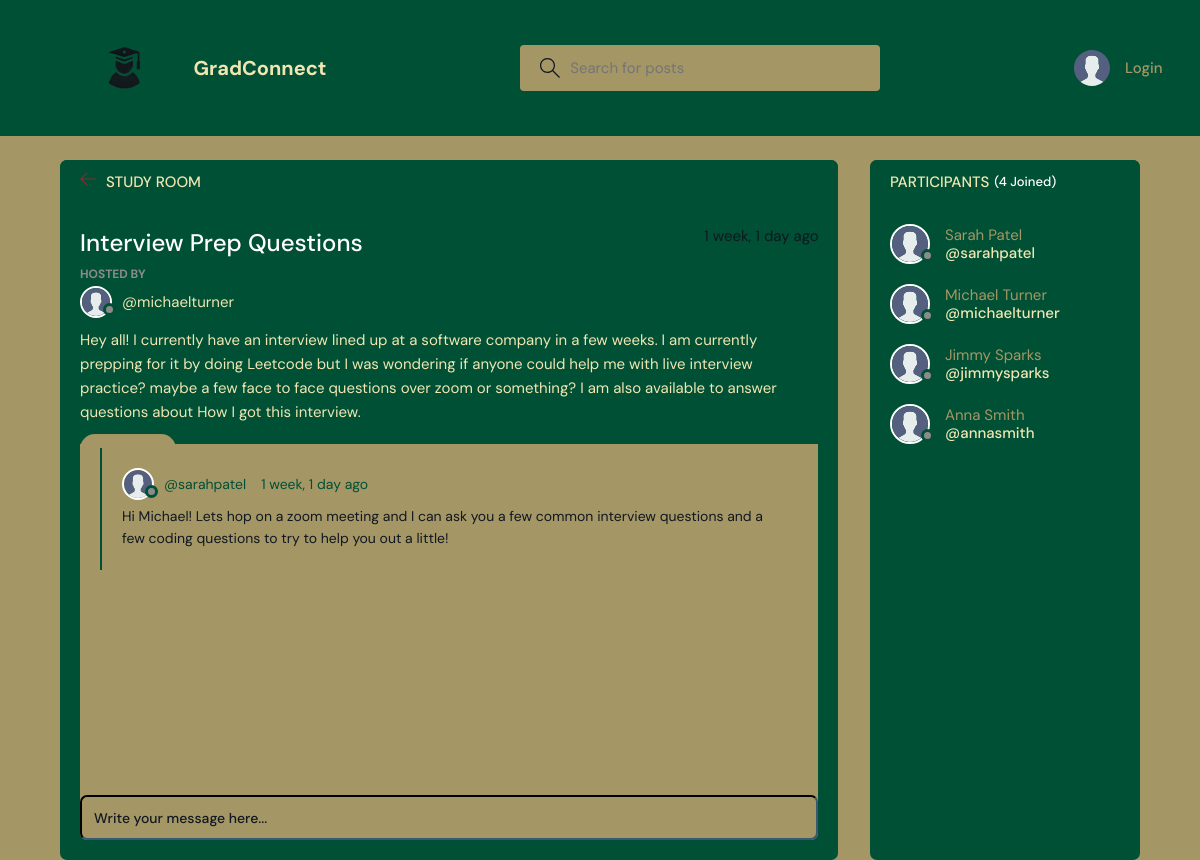
The page /room/23/ on the database its author committed.
### base/models.py (models this page shows, shortened)
class Room(models.Model):
    host = models.ForeignKey(User, on_delete=models.SET_NULL, null=True)
    topic = models.ForeignKey(Topic, on_delete=models.SET_NULL, null=True)
    name = models.CharField(max_length=200)
    description = models.TextField(null=True, blank=True)
    participants = models.ManyToManyField(
        User, related_name='participants', blank=True)
    updated = models.DateTimeField(auto_now=True)
    created = models.DateTimeField(auto_now_add=True)
    class Meta:
        ordering = ['-updated', '-created']

class User(AbstractUser):
    name = models.CharField(max_length=200, null=True)
    email = models.EmailField(unique=True, null=True)
    bio = models.TextField(null=True)
    skills = models.ManyToManyField(Skill, related_name="users", blank=True)
    avatar = models.ImageField(null=True, default="avatar.svg")
    USERNAME_FIELD = 'email'
    REQUIRED_FIELDS = ['username']

class Message(models.Model):
    user = models.ForeignKey(User, on_delete=models.CASCADE)
    room = models.ForeignKey(Room, on_delete=models.CASCADE)
    body = models.TextField()
    updated = models.DateTimeField(auto_now=True)
    created = models.DateTimeField(auto_now_add=True)
    class Meta:
        ordering = ['-updated', '-created']

### base/views.py (the view, shortened to what this page needs)
# urls.py: path('room/<str:pk>/', views.room, name="room"),
def room(request, pk):
    room = Room.objects.get(id=pk)
    room_messages = room.message_set.all()
    participants = room.participants.all()
    description = room.description
    context = {'room': room,'description': description, 'room_messages': room_messages,
               'participants': participants}
    return render(request, 'base/room.html', context)

### base/models.py (called while the page is built)
    def __str__(self):
        return self.name

### base/templates/base/room.html (shortened to what this page needs)
{% extends 'main.html' %}
{% block content %}
<main class="profile-page layout layout--2">
  <div class="container">
    <div class="room">
      <div class="room__top">
        <div class="room__topLeft">
          <a href="{% url 'home' %}">
            <svg version="1.1" xmlns="http://www.w3.org/2000/svg" width="32" height="32" viewBox="0 0 32 32">
              <title>arrow-left</title>
              <path
                d="M13.723 2.286l-13.723 13.714 13.719 13.714 1.616-1.611-10.96-10.96h27.625v-2.286h-27.625l10.965-10.965-1.616-1.607z">
              </path>
            </svg>
          </a>
          <h3>Study Room</h3>
        </div>
      </div>
      <div class="room__box scroll">
        <div class="room__header scroll">
          <div class="room__info">
            <h3>{{room.name}}</h3>
            <span>{{room.created|timesince}} ago</span>
          </div>
          <div class="room__hosted">
            <p>Hosted By</p>
            <a href="{% url 'user-profile' room.host.id %}" class="room__author">
              <div class="avatar avatar--small">
                <img src="{{room.host.avatar.url}}" />
              </div>
              <span>@{{room.host.username}}</span>
            </a>
          </div>
          <div class="room__details">
            {{room.description}}
          </div>
          <span class="room__topics">{{room.topic}}</span>
        </div>
        <div class="room__conversation">
          <div class="threads scroll">
            {% for message in room_messages %}
            <div class="thread">
              <div class="thread__top">
                <div class="thread__author">
                  <a href="{% url 'user-profile' message.user.id %}" class="thread__authorInfo">
                    <div class="avatar avatar--small">
                      <img src="{{message.user.avatar.url}}" />
                    </div>
                    <span>@{{message.user.username}}</span>
                  </a>
                  <span class="thread__date">{{message.created|timesince}} ago</span>
                </div>
              </div>
              <div class="thread__details">
                {{message.body}}
              </div>
            </div>
            {% endfor %}
          </div>
        </div>
      </div>
      <div class="room__message">
        <form action="" method="POST">
          <input name="body" placeholder="Write your message here..." />
        </form>
      </div>
    </div>
    <div class="participants">
      <h3 class="participants__top">Participants <span>({{participants.count}} Joined)</span></h3>
      <div class="participants__list scroll">
        {% for user in participants %}
        <a href="{%  url 'user-profile' user.id %}" class="participant">
          <div class="avatar avatar--medium">
            <img src="{{user.avatar.url}}" />
          </div>
          <p>
            {{user.name}}
            <span>@{{user.username}}</span>
          </p>
        </a>
        {% endfor %}
      </div>
    </div>
  </div>
</main>
{% endblock content %}

### rows shown on the page
Room: name "Interview Prep Questions", created "1 week, 1 day", host.avatar (placeholder picture), host.username "michaelturner", description "Hey all! I currently have an interview lined up at a software company in a few weeks. I am currently prepping for it by doing Leetcode but I was wondering if anyone could help me with live interview practice? maybe a few face to face questions over zoom or something? I am also available to answer questions about How I got this interview."
Message: user.avatar (placeholder picture), user.username "sarahpatel", created "1 week, 1 day", body "Hi Michael! Lets hop on a zoom meeting and I can ask you a few common interview questions and a few coding questions to try to help you out a little!"
User: avatar (placeholder picture), name "Sarah Patel", username "sarahpatel"
User: avatar (placeholder picture), name "Michael Turner", username "michaelturner"
User: avatar (placeholder picture), name "Jimmy Sparks", username "jimmysparks"
User: avatar (placeholder picture), name "Anna Smith", username "annasmith"

### other values the page prints
{{ participants.count }} "4"
